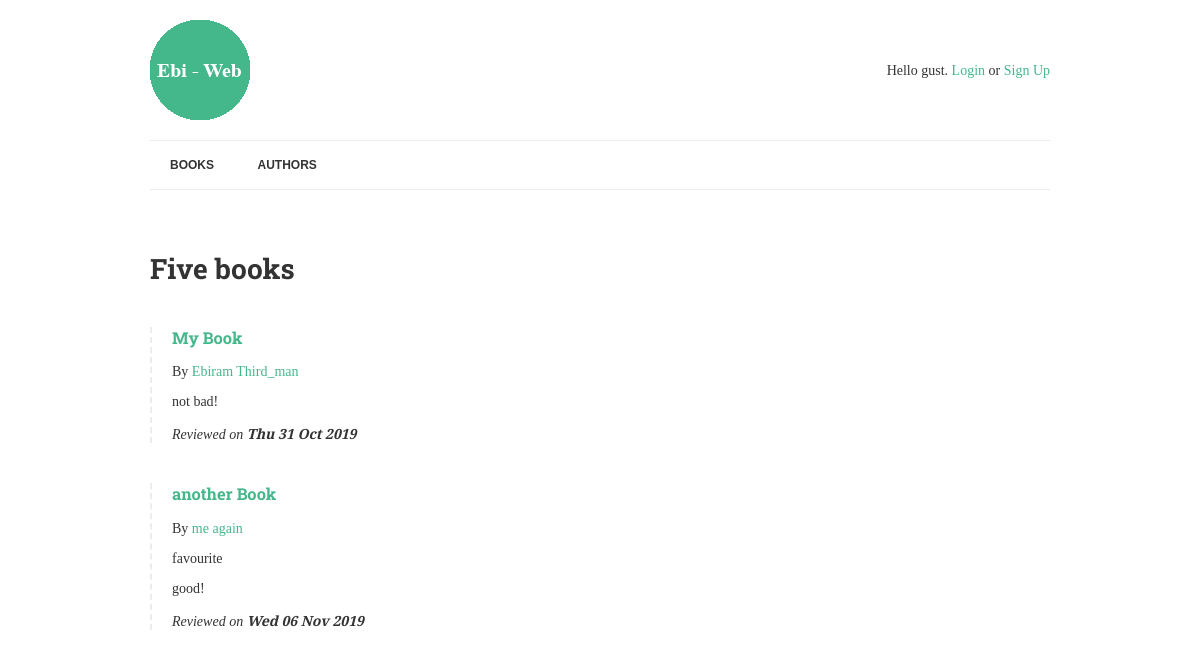
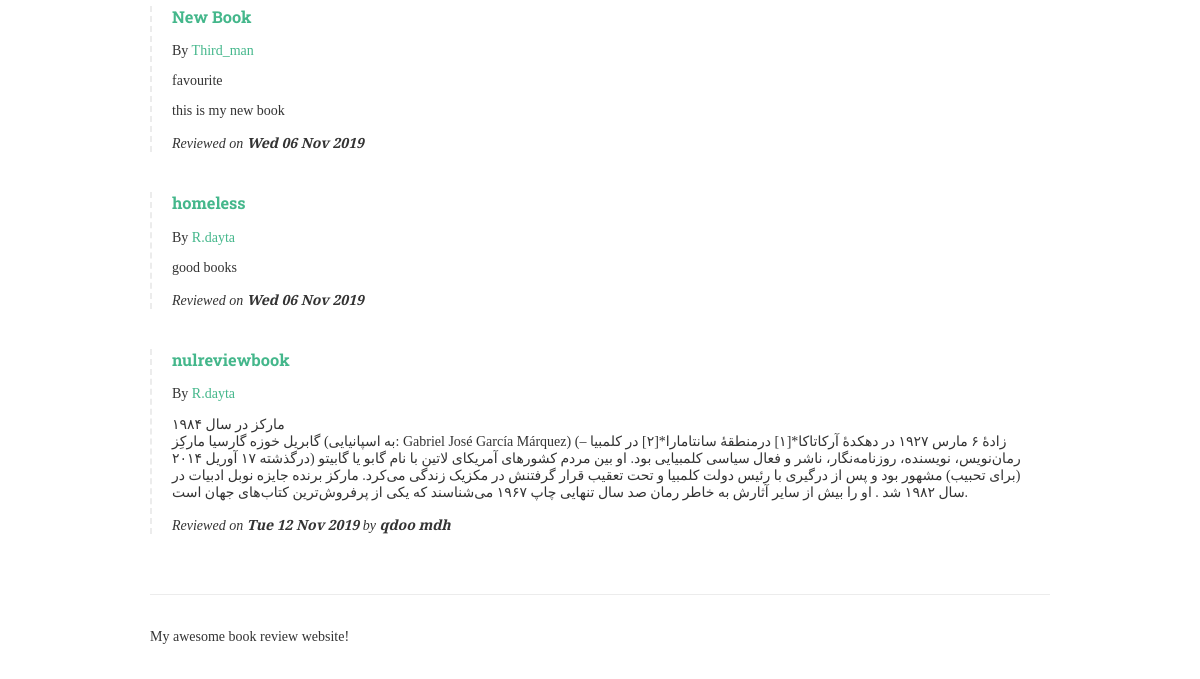
The app's page /, older data (2 pictures, top to bottom).
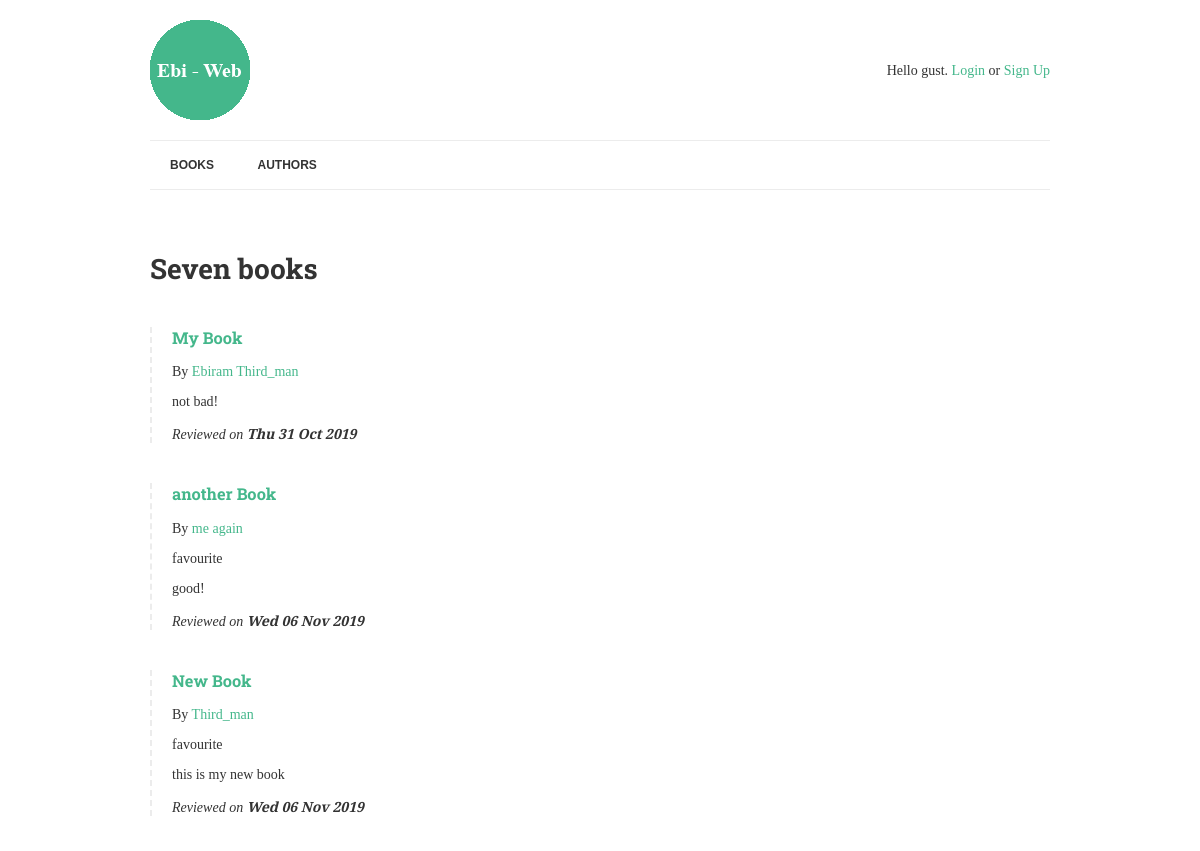
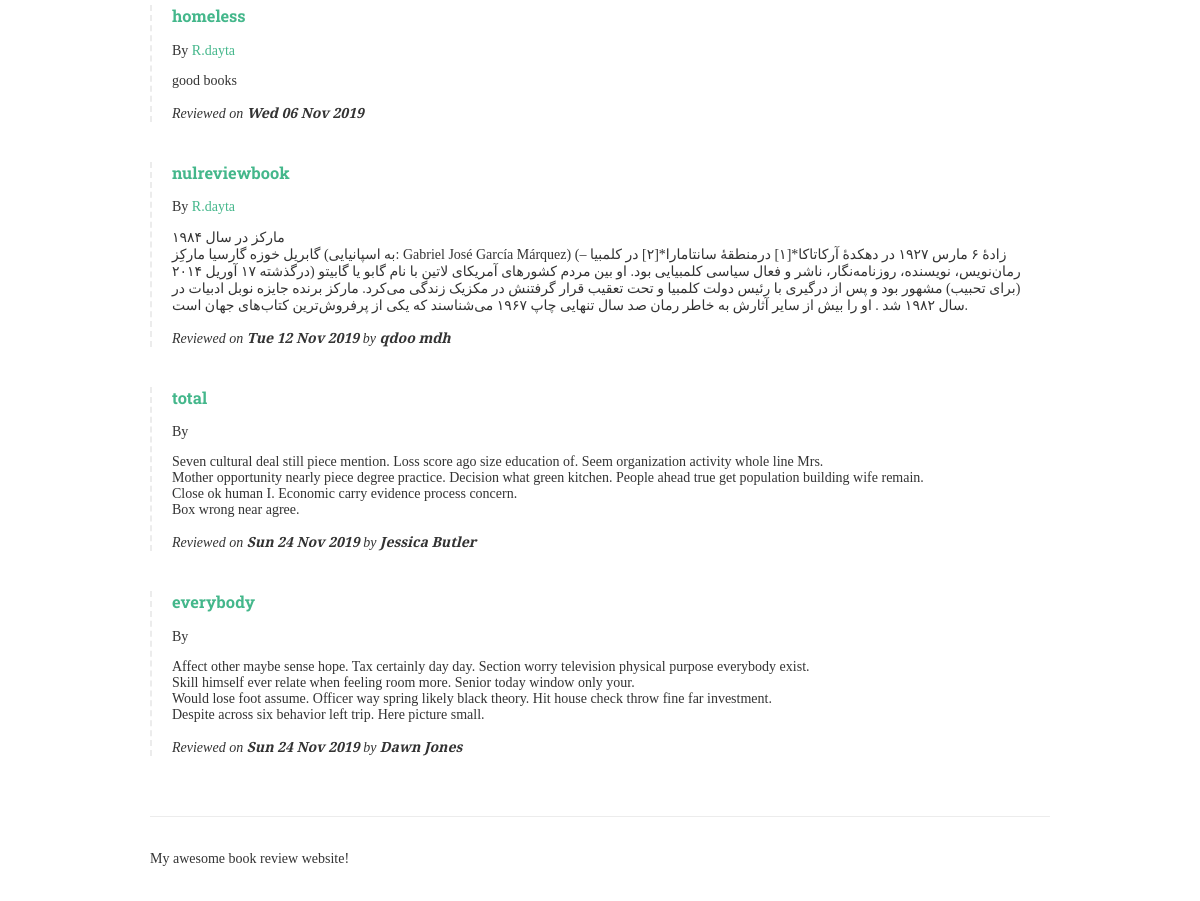
The same page, newer data (2 pictures, top to bottom).
### books/models.py (models this page shows, shortened)
class Book(models.Model): #now we need the quality that books might have
	title = models.CharField(max_length=150) #this going to be stored as a string we must set maximum lenght to store
	authors = models.ManyToManyField("Author",related_name="books")
	review = models.TextField(blank = True, null=True)
	reviewed_by = models.ForeignKey(User, blank=True, null=True, related_name='review', on_delete=models.PROTECT)
	date_reviewd = models.DateTimeField(blank = True, null=True)#it is stored as a date_time object *
	is_favourite = models.BooleanField(default=False,verbose_name="Favourite?")
	def list_authors(self):
		return "-".join([author.name for author in self.authors.all()])

class Author(models.Model):
	name = models.CharField(max_length=70,help_text=' Use pen name,not Real name',
							 unique=True)

### books/views.py (the view)
# urls.py: path('', books_list, name="books"),
def books_list(request):
    books= Book.objects.exclude(date_reviewd__isnull=True).prefetch_related('authors') #for query our database
    context = {  # we must send the books variable to list.html with render and context only accept dictionary
        "books": books,
    }
    return render(request, "list.html", context)

### books/templates/list.html
{% extends "base.html"%}
{%load humanize%}
{% block content %}
    <h1>{{books.count|apnumber|title}} book{{books.count|pluralize}}</h1><!.. #second code only pluralize the book,title for capitalize ..>
    {%for book in books%}
        {% include "book-detail.html" %}
    {%endfor %}
{% endblock content %}

### books/templates/book-detail.html
 <div class="book">
    <h3><a href="{% url 'book-detail' book.pk %}"> {{book.title }} </a></h3>
    <p>By {% for author in book.authors.all %} <a href= "{% url 'author-detail' author.pk %}"> {{author.name}}</a> {% endfor %}</p>
    {% if book.is_favourite %} <p class="highlight">favourite</p>{% endif %}
    <p>{{book.review|linebreaks}}</p>
    <p class="meta">
        Reviewed on <strong> {{book.date_reviewd|date:"D d M Y" }} </strong>
        {% if book.reviewed_by %}
            by <strong> {{ book.reviewed_by.get_full_name|default:book.reviewed_by.username }} </strong>
        {% endif %}
    </p>
</div>

Row changes from the older to the newer data that the page shows:
added Book: title "total", review "Seven cultural deal still piece mention. Loss score ago size education of. Seem organization activity whole line Mrs. Mother opportunity nearly piece degree practice. Decision what green kitchen. People ahead true get population building wife remain. Close ok human I. Economic carry evidence process concern. Box wrong near agree.", date_reviewd "Sun 24 Nov 2019", reviewed_by.get_full_name "Jessica Butler"
added Book: title "everybody", review "Affect other maybe sense hope. Tax certainly day day. Section worry television physical purpose everybody exist. Skill himself ever relate when feeling room more. Senior today window only your. Would lose foot assume. Officer way spring likely black theory. Hit house check throw fine far investment. Despite across six behavior left trip. Here picture small.", date_reviewd "Sun 24 Nov 2019", reviewed_by.get_full_name "Dawn Jones"
Text that changed along with them:
{{ books.count|apnumber|title }}: "Five" → "Seven"
